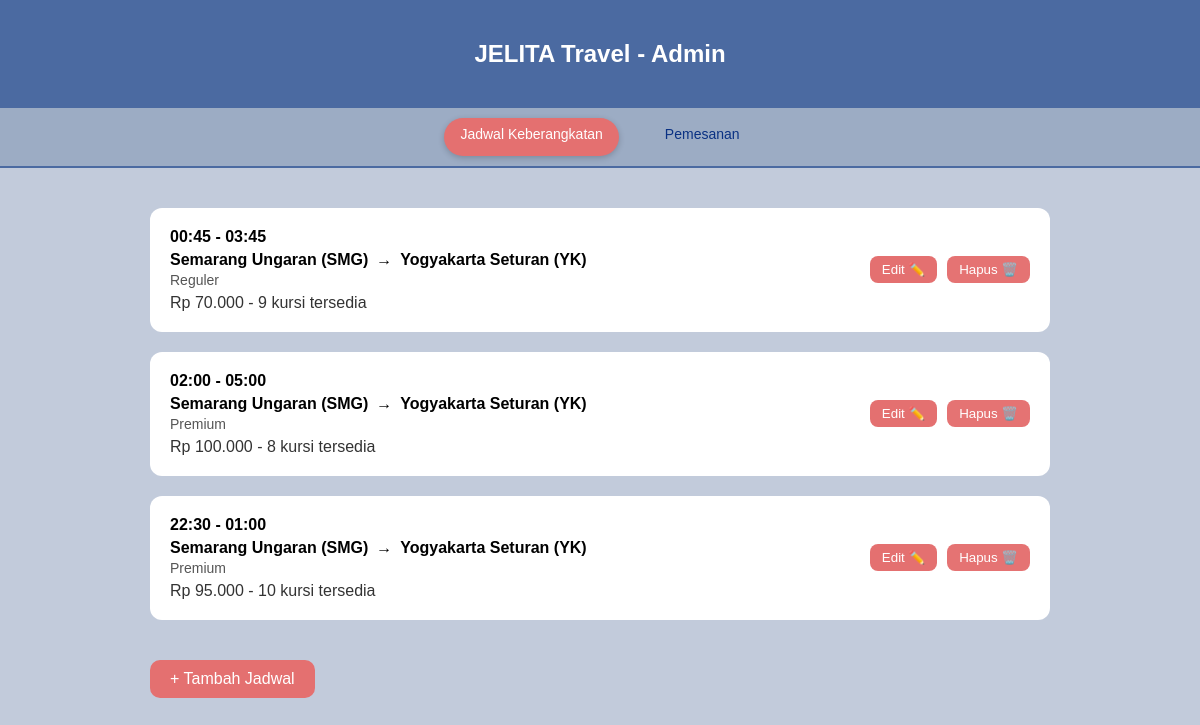
The app's page /admin.php with its own data.
### tables this page shows
CREATE TABLE `jadwal` (
  `id` int(11) NOT NULL,
  `jam_berangkat` time DEFAULT NULL,
  `jam_tiba` time DEFAULT NULL,
  `lokasi_berangkat` varchar(100) DEFAULT NULL,
  `tujuan` varchar(100) DEFAULT NULL,
  `tipe` varchar(50) DEFAULT NULL,
  `harga` decimal(10,2) DEFAULT NULL,
  `kursi` int(11) DEFAULT NULL
);

### admin.php (the view, shortened to what this page needs)
<?php
include 'koneksi.php';
$query = "SELECT * FROM jadwal ORDER BY jam_berangkat ASC";
$result = mysqli_query($connect, $query);
$jadwal = [];
while ($row = mysqli_fetch_assoc($result)) {
    $id_jadwal = $row['id'];
    $query_kursi = mysqli_query($connect, "SELECT COUNT(*) as terpesan FROM kursi_terpesan WHERE id_jadwal = $id_jadwal");
    $data_kursi = mysqli_fetch_assoc($query_kursi);
    $total_kursi = $row['kursi'];
    $kursi_tersisa = $total_kursi - $data_kursi['terpesan'];
    $row['kursi_tersisa'] = $kursi_tersisa;
    $jadwal[] = $row;
}
?>
<!DOCTYPE html>
<html lang="en">
<head>
</head>
<body>
<div class="header">
    <h2>JELITA Travel - Admin</h2>
</div>
<div class="nav-menu">
    <a href="admin.php" class="nav-item active">Jadwal Keberangkatan</a>
    <a href="pesananmasuk.php" class="nav-item">Pemesanan</a>
</div>
<div class="container">
    <?php foreach ($jadwal as $j) : ?>
        <?php
            $jam_berangkat = date('H:i', strtotime($j['jam_berangkat']));
            $jam_tiba = date('H:i', strtotime($j['jam_tiba']));
        ?>
        <div class="jadwal-box">
            <div class="jadwal-info">
                <strong><?= $jam_berangkat ?> - <?= $jam_tiba ?></strong><br>
                <div class="lokasi-wrapper">
                    <span><?= $j['lokasi_berangkat'] ?></span>
                    <span>→</span>
                    <span><?= $j['tujuan'] ?></span>
                </div>
                <div class="tipe"><?= $j['tipe'] ?></div>
                <div class="harga-kursi">
                    Rp <?= number_format($j['harga'], 0, ',', '.') ?> - <?= $j['kursi_tersisa'] ?> kursi tersedia
                </div>
            </div>
            <div class="action-buttons">
                <form action="form_edit_jadwal.php" method="get">
                    <button class="edit-button">Edit ✏️</button>
                </form>
                <form action="hapus_jadwal.php" method="post" onsubmit="return confirm('Yakin ingin menghapus jadwal ini?');">
                    <button class="edit-button" style="background-color: #e57373;">Hapus 🗑️</button>
                </form>
            </div>
        </div>
    <?php endforeach; ?>
    <form action="form_tambah_jadwal.php" method="get">
        <button class="tambah-button">+ Tambah Jadwal</button>
    </form>
</div>
</body>
</html>

### admin.php (style rules this page uses)
body { font-family: Arial, sans-serif; background-color: #c2cbdb; margin: 0; padding: 0; }
.header { background-color: #4b6aa1; color: white; padding: 20px; text-align: center; }
.nav-menu { display: flex; justify-content: center; background-color: #9cacc4; padding: 10px 0; gap: 30px; border-bottom: 2px solid #4b6aa1; }
.nav-item { font-size: 14px; color: #0a3183; text-decoration: none; padding: 8px 16px; border-radius: 20px; transition: background-color 0.3s ease; position: relative; }
.nav-item::after { content: ''; display: block; width: 80%; height: 2px; background: #0a3183; margin: 4px auto 0 auto; opacity: 0; transition: opacity 0.3s; }
.nav-item.active { background-color: #e47070; color: white; box-shadow: 0 2px 6px rgba(0,0,0,0.2); }
.nav-item.active::after { opacity: 0; }
.container { max-width: 900px; margin: 20px auto; padding: 20px; }
.jadwal-box { background-color: white; border-radius: 12px; padding: 20px; margin-bottom: 20px; display: flex; justify-content: space-between; align-items: center; }
.jadwal-info { font-size: 16px; }
.lokasi-wrapper { display: flex; align-items: center; gap: 8px; font-weight: bold; margin-top: 5px; }
.tipe { font-size: 14px; color: #555; margin-top: 3px; }
.harga-kursi { margin-top: 6px; color: #333; }
.action-buttons { display: flex; gap: 10px; align-items: center; }
.edit-button { background-color: #e47070; color: white; border: none; padding: 6px 12px; border-radius: 8px; cursor: pointer; }
.tambah-button { background-color: #e47070; color: white; padding: 10px 20px; border: none; border-radius: 10px; font-size: 16px; cursor: pointer; margin-top: 20px; }

### records on screen
jadwal: jam_berangkat "00:45", jam_tiba "03:45", lokasi_berangkat "Semarang Ungaran (SMG)", tujuan "Yogyakarta Seturan (YK)", tipe "Reguler", harga "70.000", kursi_tersisa "9"
jadwal: jam_berangkat "02:00", jam_tiba "05:00", lokasi_berangkat "Semarang Ungaran (SMG)", tujuan "Yogyakarta Seturan (YK)", tipe "Premium", harga "100.000", kursi_tersisa "8"
jadwal: jam_berangkat "22:30", jam_tiba "01:00", lokasi_berangkat "Semarang Ungaran (SMG)", tujuan "Yogyakarta Seturan (YK)", tipe "Premium", harga "95.000", kursi "10"
